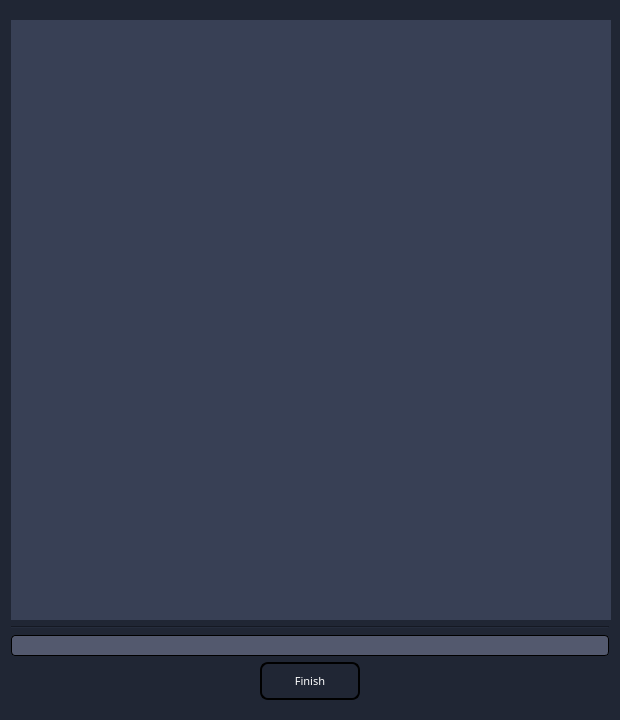
<?xml version="1.0" encoding="UTF-8"?>
<ui version="4.0">
 <class>contrast</class>
 <widget class="QDialog" name="contrast">
  <property name="geometry">
   <rect>
    <x>0</x>
    <y>0</y>
    <width>620</width>
    <height>720</height>
   </rect>
  </property>
  <property name="minimumSize">
   <size>
    <width>620</width>
    <height>720</height>
   </size>
  </property>
  <property name="maximumSize">
   <size>
    <width>620</width>
    <height>720</height>
   </size>
  </property>
  <property name="windowTitle">
   <string>Dialog</string>
  </property>
  <property name="styleSheet">
   <string notr="true">background-color:rgb(32, 38, 52);</string>
  </property>
  <layout class="QGridLayout" name="gridLayout">
   <item row="0" column="0">
    <layout class="QVBoxLayout" name="verticalLayout">
     <item>
      <widget class="QLabel" name="label_colorbar">
       <property name="sizePolicy">
        <sizepolicy hsizetype="Minimum" vsizetype="Expanding">
         <horstretch>0</horstretch>
         <verstretch>0</verstretch>
        </sizepolicy>
       </property>
       <property name="minimumSize">
        <size>
         <width>600</width>
         <height>600</height>
        </size>
       </property>
       <property name="maximumSize">
        <size>
         <width>600</width>
         <height>600</height>
        </size>
       </property>
       <property name="font">
        <font>
         <family>Arial</family>
        </font>
       </property>
       <property name="cursor">
        <cursorShape>CrossCursor</cursorShape>
       </property>
       <property name="contextMenuPolicy">
        <enum>Qt::DefaultContextMenu</enum>
       </property>
       <property name="autoFillBackground">
        <bool>false</bool>
       </property>
       <property name="styleSheet">
        <string notr="true">background-color: rgb(56, 64, 85);</string>
       </property>
       <property name="frameShape">
        <enum>QFrame::NoFrame</enum>
       </property>
       <property name="lineWidth">
        <number>1</number>
       </property>
       <property name="text">
        <string/>
       </property>
       <property name="scaledContents">
        <bool>true</bool>
       </property>
       <property name="alignment">
        <set>Qt::AlignCenter</set>
       </property>
       <property name="indent">
        <number>-1</number>
       </property>
      </widget>
     </item>
     <item>
      <widget class="Line" name="line">
       <property name="orientation">
        <enum>Qt::Horizontal</enum>
       </property>
      </widget>
     </item>
     <item>
      <widget class="QLineEdit" name="lineEdit_contrast">
       <property name="enabled">
        <bool>true</bool>
       </property>
       <property name="maximumSize">
        <size>
         <width>16777215</width>
         <height>16777215</height>
        </size>
       </property>
       <property name="font">
        <font>
         <family>微软雅黑</family>
        </font>
       </property>
       <property name="styleSheet">
        <string notr="true">QLineEdit {
	border-radius: 4px;
	background-color:rgb(83, 89, 110);
	color:white;
	border: 1px solid black;
}

QLineEdit:disabled {
	border-radius: 4px;
	background-color:rgb(83, 89, 110);
	color:rgb(200, 200, 200);
	border: 0px solid black;
}</string>
       </property>
       <property name="readOnly">
        <bool>false</bool>
       </property>
      </widget>
     </item>
     <item>
      <layout class="QHBoxLayout" name="horizontalLayout">
       <item>
        <spacer name="horizontalSpacer">
         <property name="orientation">
          <enum>Qt::Horizontal</enum>
         </property>
         <property name="sizeHint" stdset="0">
          <size>
           <width>40</width>
           <height>20</height>
          </size>
         </property>
        </spacer>
       </item>
       <item>
        <widget class="QToolButton" name="button_finish">
         <property name="minimumSize">
          <size>
           <width>100</width>
           <height>38</height>
          </size>
         </property>
         <property name="maximumSize">
          <size>
           <width>100</width>
           <height>38</height>
          </size>
         </property>
         <property name="font">
          <font>
           <family>微软雅黑</family>
           <pointsize>8</pointsize>
          </font>
         </property>
         <property name="styleSheet">
          <string notr="true">QToolButton {
	color:white; 
	background:qlineargradient(spread:pad, x1:0, y1:1, x2:0, y2:0, 		stop:0 rgba(32, 38, 52, 255), 
		stop:1 rgba(91, 99, 120, 255));
	border: 2px solid black;
	border-radius: 8px;
}

QToolButton:checked {
	color:white; 
	background-color: rgba(121, 129, 150, 255);
	border: 2px solid black;
	border-radius: 8px;
	padding: 0;
}

QToolButton:disabled {
	color:gray; 
	background-color: rgba(32, 38, 52, 255);
	border: 2px solid black;
	border-radius: 8px;
	padding: 0;
}</string>
         </property>
         <property name="text">
          <string>Finish</string>
         </property>
         <property name="icon">
          <iconset>
           <normaloff>icons/finish.png</normaloff>icons/finish.png</iconset>
         </property>
         <property name="iconSize">
          <size>
           <width>18</width>
           <height>18</height>
          </size>
         </property>
         <property name="toolButtonStyle">
          <enum>Qt::ToolButtonTextUnderIcon</enum>
         </property>
        </widget>
       </item>
       <item>
        <spacer name="horizontalSpacer_2">
         <property name="orientation">
          <enum>Qt::Horizontal</enum>
         </property>
         <property name="sizeHint" stdset="0">
          <size>
           <width>40</width>
           <height>20</height>
          </size>
         </property>
        </spacer>
       </item>
      </layout>
     </item>
    </layout>
   </item>
  </layout>
 </widget>
 <layoutdefault spacing="6" margin="11"/>
 <resources/>
 <connections/>
</ui>
